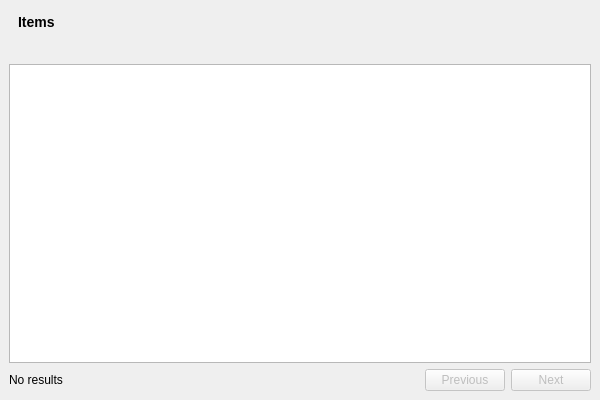
<?xml version="1.0" encoding="UTF-8"?>
<ui version="4.0">
 <class>EntityListWidget</class>
 <widget class="QWidget" name="EntityListWidget">
  <property name="geometry">
   <rect>
    <x>0</x>
    <y>0</y>
    <width>600</width>
    <height>400</height>
   </rect>
  </property>
  <property name="windowTitle">
   <string>Form</string>
  </property>  <layout class="QVBoxLayout" name="mainLayout">
   <property name="spacing">
    <number>6</number>
   </property>
   <property name="leftMargin">
    <number>9</number>
   </property>
   <property name="topMargin">
    <number>9</number>
   </property>
   <property name="rightMargin">
    <number>9</number>
   </property>
   <property name="bottomMargin">
    <number>9</number>
   </property>
   <item>
    <widget class="QLabel" name="titleLabel">
     <property name="text">
      <string>Items</string>
     </property>
     <property name="styleSheet">
      <string>font-weight: bold; font-size: 14px; padding: 5px;</string>
     </property>
     <property name="visible">
      <bool>false</bool>
     </property>
    </widget>
   </item>
   <item>
    <widget class="QToolBar" name="toolBar">
     <property name="toolButtonStyle">
      <enum>Qt::ToolButtonTextBesideIcon</enum>
     </property>
    </widget>
   </item><item>
    <widget class="QTableView" name="tableView">
     <property name="alternatingRowColors">
      <bool>true</bool>
     </property>
     <property name="selectionBehavior">
      <enum>QAbstractItemView::SelectRows</enum>
     </property>
     <property name="sortingEnabled">
      <bool>true</bool>
     </property>
     <attribute name="horizontalHeaderStretchLastSection">
      <bool>true</bool>
     </attribute>
    </widget>
   </item>
   <item>
    <layout class="QHBoxLayout" name="paginationLayout">
     <property name="spacing">
      <number>6</number>
     </property>
     <item>
      <widget class="QLabel" name="pageInfoLabel">
       <property name="text">
        <string>No results</string>
       </property>
      </widget>
     </item>
     <item>
      <spacer name="paginationSpacer">
       <property name="orientation">
        <enum>Qt::Horizontal</enum>
       </property>
       <property name="sizeHint" stdset="0">
        <size>
         <width>40</width>
         <height>20</height>
        </size>
       </property>
      </spacer>
     </item>
     <item>
      <widget name="prevButton" class="QPushButton">
       <property name="text">
        <string>Previous</string>
       </property>
       <property name="enabled">
        <bool>false</bool>
       </property>
      </widget>
     </item>
     <item>
      <widget name="nextButton" class="QPushButton">
       <property name="text">
        <string>Next</string>
       </property>
       <property name="enabled">
        <bool>false</bool>
       </property>
      </widget>
     </item>
    </layout>
   </item>
  </layout>
 </widget>
 <resources/>
 <connections/>
</ui>
